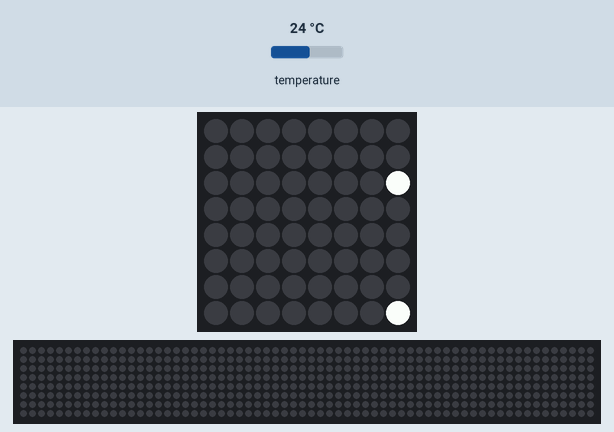
A program run on a simulated Raspberry Pi (BCM pin numbers) with a Sense HAT. Parts: the Sense HAT's 8×8 RGB LED matrix, a strip that is not on the board, showing the scrolling text unrolled. The test bench sets the inputs (shaded band); at power-on: temperature 24 °C. The 64×8 strip is a reading aid, not a part: it shows the text the matrix is scrolling, unrolled, one strip-width of it at a time. At 2.0 s the program stops and its outputs stay as they are.

Above: at 0.17 s.
At 0.57 s:
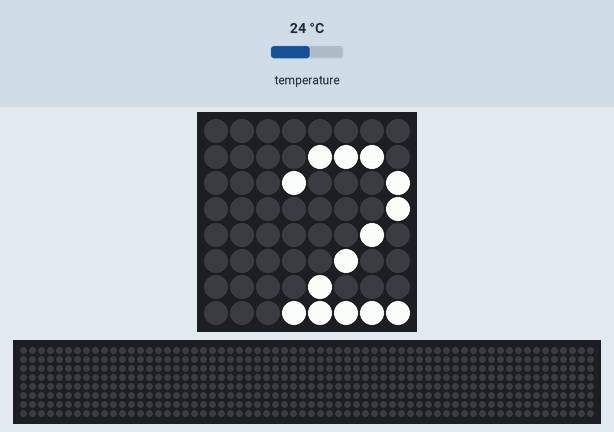
At 1.08 s:
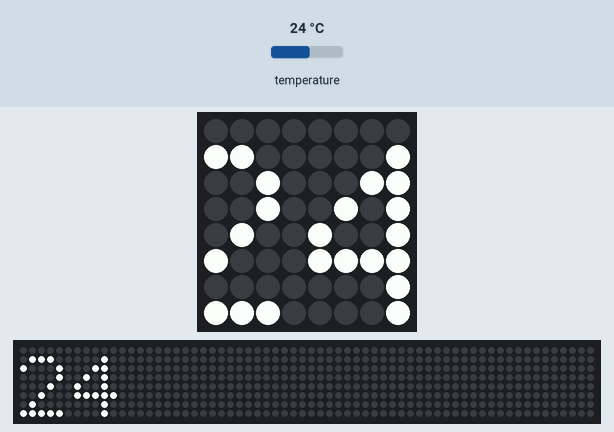
At 1.48 s:
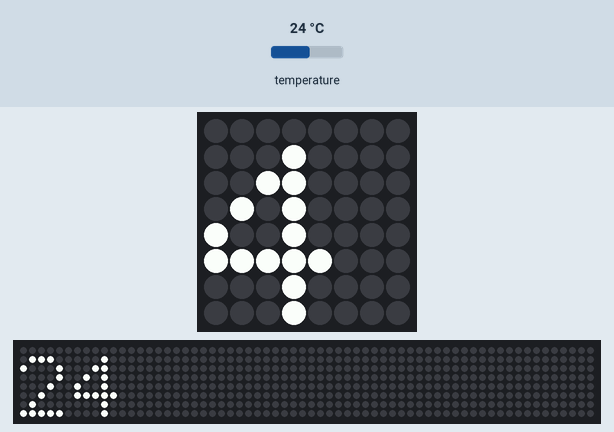
At 1.98 s:
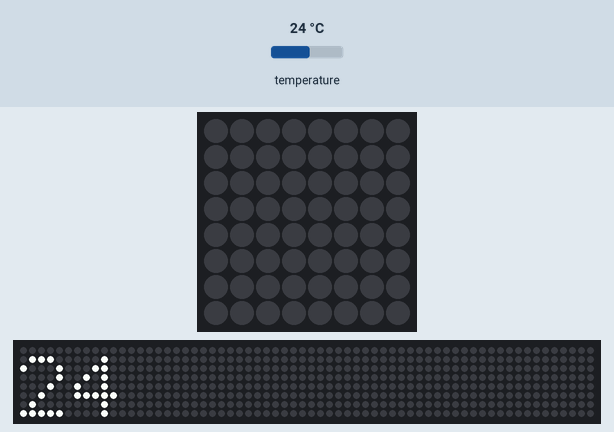

The program:

s08_temperature.py
```python
# s08 · 센서 읽기 — 온도
from sense_hat import SenseHat   # SenseHAT 도구 상자 가져오기
sense = SenseHat()               # 내 SenseHAT을 sense라고 부르기
sense.set_rotation(180)          # 화면 180도 돌리기 (케이스에 거꾸로 꽂힘)
sense.clear()                    # 화면 지우기 (켜진 LED 끄기)

t = sense.get_temperature()         # 온도(℃)를 읽어 t에 담기
sense.show_message(str(round(t)))   # 반올림 → 글자로 바꿔(str) 보여 주기
```
